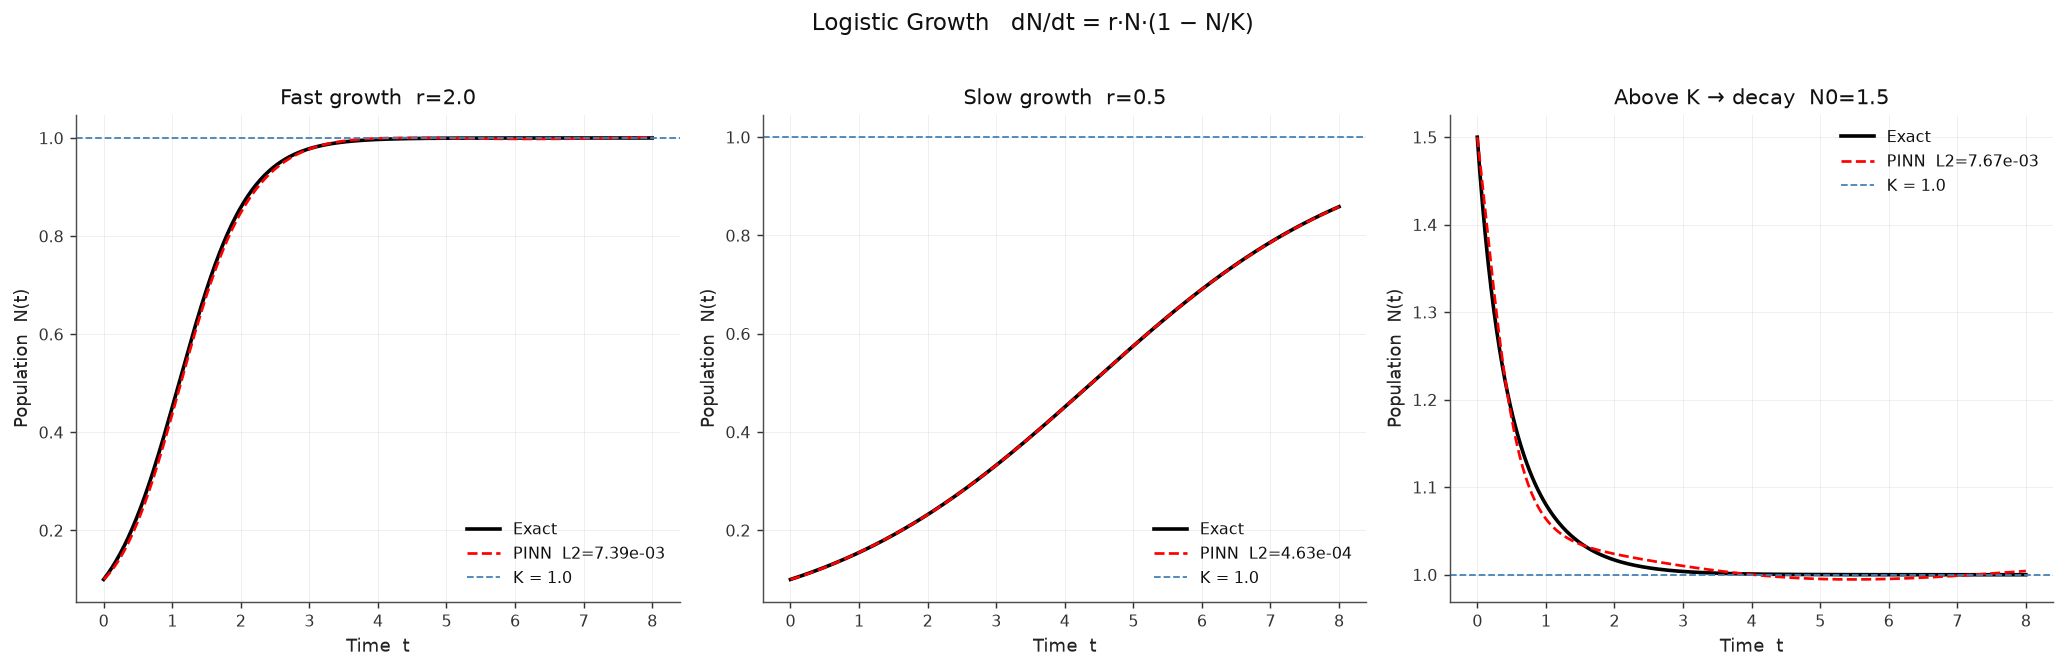

Source code (Python):
"""05_logistic_growth.py — Logistic Growth / Population Dynamics.

Physics problem
---------------
Population dynamics with carrying capacity:

    dN/dt = r·N·(1 - N/K),    t ∈ [0, T]
    N(0) = N0

Exact solution:
    N(t) = K / (1 + ((K - N0)/N0)·e^{-rt})

Parameters:
  - r  = intrinsic growth rate
  - K  = carrying capacity (maximum sustainable population)
  - N0 = initial population

Three experiments:
  - Fast growth:  r=2.0, K=1.0, N0=0.1
  - Slow growth:  r=0.5, K=1.0, N0=0.1
  - Above K:      r=1.5, K=1.0, N0=1.5  (population decays to carrying capacity)

What this example shows
-----------------------
- Nonlinear first-order ODE solved with PINN
- Conservation of the carrying capacity equilibrium
- Behaviour above and below K

Tier 1 — Explorer.
"""

import math
import torch
import torch.nn as nn
import numpy as np
import matplotlib
matplotlib.use("Agg")
import matplotlib.pyplot as plt
from pinneapple_tools.visualization.style import use_theme

use_theme("report")   # one theme for every figure of the library (#918)

T_END    = 8.0
N_COL    = 300
N_EPOCHS = 8_000

EXPERIMENTS = [
    {"r": 2.0, "K": 1.0, "N0": 0.1, "label": "Fast growth  r=2.0"},
    {"r": 0.5, "K": 1.0, "N0": 0.1, "label": "Slow growth  r=0.5"},
    {"r": 1.5, "K": 1.0, "N0": 1.5, "label": "Above K → decay  N0=1.5"},
]


def exact(t, r, K, N0):
    return K / (1 + ((K - N0) / N0) * np.exp(-r * t))


def build_net():
    # Softplus output to keep N > 0 always
    class LogisticNet(nn.Module):
        def __init__(self):
            super().__init__()
            self.net = nn.Sequential(
                nn.Linear(1, 32), nn.Tanh(),
                nn.Linear(32, 32), nn.Tanh(),
                nn.Linear(32, 1),
            )
        def forward(self, t):
            return torch.nn.functional.softplus(self.net(t))
    return LogisticNet()


def train(r, K, N0):
    torch.manual_seed(0)
    net = build_net()
    opt = torch.optim.Adam(net.parameters(), lr=1e-3)
    sch = torch.optim.lr_scheduler.StepLR(opt, step_size=3000, gamma=0.3)

    t_col = torch.linspace(0, T_END, N_COL).unsqueeze(1)
    t0    = torch.zeros(1, 1)

    for _ in range(N_EPOCHS):
        opt.zero_grad()

        tc = t_col.clone().requires_grad_(True)
        N  = net(tc)
        Nt = torch.autograd.grad(N.sum(), tc, create_graph=True)[0]
        res = Nt - r * N * (1 - N / K)
        loss_pde = res.pow(2).mean()

        loss_ic = (net(t0) - N0).pow(2)
        (loss_pde + 500 * loss_ic).backward()
        opt.step()
        sch.step()

    t_eval = np.linspace(0, T_END, 400, dtype=np.float32)
    with torch.no_grad():
        N_pred = net(torch.tensor(t_eval[:, None])).numpy().ravel()
    return t_eval, N_pred, exact(t_eval, r, K, N0)


def main():
    print("Logistic Growth — three population experiments\n")
    fig, axes = plt.subplots(1, len(EXPERIMENTS), figsize=(16, 5))

    for ax, cfg in zip(axes, EXPERIMENTS):
        print(f"Training: {cfg['label']} ...")
        t, N_pinn, N_true = train(cfg["r"], cfg["K"], cfg["N0"])
        l2 = float(np.sqrt(((N_pinn - N_true) ** 2).mean()) /
                   np.sqrt((N_true ** 2).mean() + 1e-8))

        ax.plot(t, N_true, "k-",  lw=2,   label="Exact")
        ax.plot(t, N_pinn, "r--", lw=1.5, label=f"PINN  L2={l2:.2e}")
        ax.axhline(cfg["K"], color="steelblue", ls="--", lw=1, label=f"K = {cfg['K']}")
        ax.set_title(cfg["label"])
        ax.set_xlabel("Time  t")
        ax.set_ylabel("Population  N(t)")
        ax.legend(fontsize=9)
        ax.grid(True, alpha=0.3)
        print(f"  → relative L2: {l2:.4e}")

    plt.suptitle("Logistic Growth   dN/dt = r·N·(1 − N/K)", fontsize=13, y=1.02)
    plt.tight_layout()
    plt.savefig("05_logistic_growth.png", dpi=130)
    print("\nSaved 05_logistic_growth.png")


if __name__ == "__main__":
    main()
